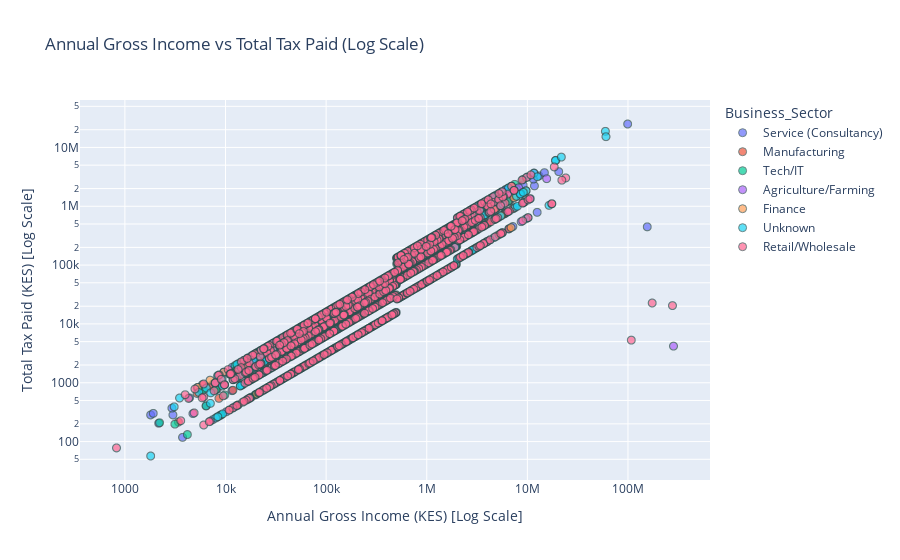

Notebook code for this chart:
### Markdown cell above
Number of dependants

### Code cell
fig = px.scatter(
    df,
    x='Annual_Gross_Income (KES)',
    y='Total_Tax_Paid (KES)',
    title='Annual Gross Income vs Total Tax Paid (Log Scale)',
    labels={
        'Annual_Gross_Income (KES)': 'Annual Gross Income (KES)',
        'Total_Tax_Paid (KES)': 'Total Tax Paid (KES)'
    },
    hover_data=['Taxpayer_ID', 'Business_Sector', 'Region'],
    color='Business_Sector'
)

# Apply log scale
fig.update_layout(
    xaxis_type='log',
    yaxis_type='log',
    xaxis_title='Annual Gross Income (KES) [Log Scale]',
    yaxis_title='Total Tax Paid (KES) [Log Scale]'
)

fig.update_traces(marker=dict(size=8, opacity=0.7, line=dict(width=1, color='DarkSlateGrey')))
fig.show()

### Figure 1 — Plotly figure (JSON) as saved in the notebook; plotly's stock layout.template omitted (floating-point values rounded to 4 significant figures; data arrays with more than 128 entries replaced by an {"elided": "..."} marker saying what was removed)
{"data": [{"customdata": {"elided": "980x3 str values"}, "hovertemplate": "Business_Sector=%{customdata[1]}<br>Annual Gross Income (KES)=%{x}<br>Total Tax Paid (KES)=%{y}<br>Taxpayer_ID=%{customdata[0]}<br>Region=%{customdata[2]}<extra></extra>", "legendgroup": "Service (Consultancy)", "marker": {"color": "#636efa", "line": {"color": "DarkSlateGrey", "width": 1}, "opacity": 0.7, "size": 8, "symbol": "circle"}, "mode": "markers", "name": "Service (Consultancy)", "showlegend": true, "type": "scattergl", "x": {"elided": "980 float values"}, "xaxis": "x", "y": {"elided": "980 float values"}, "yaxis": "y"}, {"customdata": {"elided": "502x3 str values"}, "hovertemplate": "Business_Sector=%{customdata[1]}<br>Annual Gross Income (KES)=%{x}<br>Total Tax Paid (KES)=%{y}<br>Taxpayer_ID=%{customdata[0]}<br>Region=%{customdata[2]}<extra></extra>", "legendgroup": "Manufacturing", "marker": {"color": "#EF553B", "line": {"color": "DarkSlateGrey", "width": 1}, "opacity": 0.7, "size": 8, "symbol": "circle"}, "mode": "markers", "name": "Manufacturing", "showlegend": true, "type": "scattergl", "x": {"elided": "502 float values"}, "xaxis": "x", "y": {"elided": "502 float values"}, "yaxis": "y"}, {"customdata": {"elided": "519x3 str values"}, "hovertemplate": "Business_Sector=%{customdata[1]}<br>Annual Gross Income (KES)=%{x}<br>Total Tax Paid (KES)=%{y}<br>Taxpayer_ID=%{customdata[0]}<br>Region=%{customdata[2]}<extra></extra>", "legendgroup": "Tech/IT", "marker": {"color": "#00cc96", "line": {"color": "DarkSlateGrey", "width": 1}, "opacity": 0.7, "size": 8, "symbol": "circle"}, "mode": "markers", "name": "Tech/IT", "showlegend": true, "type": "scattergl", "x": {"elided": "519 float values"}, "xaxis": "x", "y": {"elided": "519 float values"}, "yaxis": "y"}, {"customdata": {"elided": "241x3 str values"}, "hovertemplate": "Business_Sector=%{customdata[1]}<br>Annual Gross Income (KES)=%{x}<br>Total Tax Paid (KES)=%{y}<br>Taxpayer_ID=%{customdata[0]}<br>Region=%{customdata[2]}<extra></extra>", "legendgroup": "Agriculture/Farming", "marker": {"color": "#ab63fa", "line": {"color": "DarkSlateGrey", "width": 1}, "opacity": 0.7, "size": 8, "symbol": "circle"}, "mode": "markers", "name": "Agriculture/Farming", "showlegend": true, "type": "scattergl", "x": {"elided": "241 float values"}, "xaxis": "x", "y": {"elided": "241 float values"}, "yaxis": "y"}, {"customdata": {"elided": "256x3 str values"}, "hovertemplate": "Business_Sector=%{customdata[1]}<br>Annual Gross Income (KES)=%{x}<br>Total Tax Paid (KES)=%{y}<br>Taxpayer_ID=%{customdata[0]}<br>Region=%{customdata[2]}<extra></extra>", "legendgroup": "Finance", "marker": {"color": "#FFA15A", "line": {"color": "DarkSlateGrey", "width": 1}, "opacity": 0.7, "size": 8, "symbol": "circle"}, "mode": "markers", "name": "Finance", "showlegend": true, "type": "scattergl", "x": {"elided": "256 float values"}, "xaxis": "x", "y": {"elided": "256 float values"}, "yaxis": "y"}, {"customdata": {"elided": "981x3 str values"}, "hovertemplate": "Business_Sector=%{customdata[1]}<br>Annual Gross Income (KES)=%{x}<br>Total Tax Paid (KES)=%{y}<br>Taxpayer_ID=%{customdata[0]}<br>Region=%{customdata[2]}<extra></extra>", "legendgroup": "Unknown", "marker": {"color": "#19d3f3", "line": {"color": "DarkSlateGrey", "width": 1}, "opacity": 0.7, "size": 8, "symbol": "circle"}, "mode": "markers", "name": "Unknown", "showlegend": true, "type": "scattergl", "x": {"elided": "981 float values"}, "xaxis": "x", "y": {"elided": "981 float values"}, "yaxis": "y"}, {"customdata": {"elided": "1521x3 str values"}, "hovertemplate": "Business_Sector=%{customdata[1]}<br>Annual Gross Income (KES)=%{x}<br>Total Tax Paid (KES)=%{y}<br>Taxpayer_ID=%{customdata[0]}<br>Region=%{customdata[2]}<extra></extra>", "legendgroup": "Retail/Wholesale", "marker": {"color": "#FF6692", "line": {"color": "DarkSlateGrey", "width": 1}, "opacity": 0.7, "size": 8, "symbol": "circle"}, "mode": "markers", "name": "Retail/Wholesale", "showlegend": true, "type": "scattergl", "x": {"elided": "1521 float values"}, "xaxis": "x", "y": {"elided": "1521 float values"}, "yaxis": "y"}], "layout": {"legend": {"title": {"text": "Business_Sector"}, "tracegroupgap": 0}, "title": {"text": "Annual Gross Income vs Total Tax Paid (Log Scale)"}, "xaxis": {"anchor": "y", "domain": [0, 1], "title": {"text": "Annual Gross Income (KES) [Log Scale]"}, "type": "log"}, "yaxis": {"anchor": "x", "domain": [0, 1], "title": {"text": "Total Tax Paid (KES) [Log Scale]"}, "type": "log"}}}
